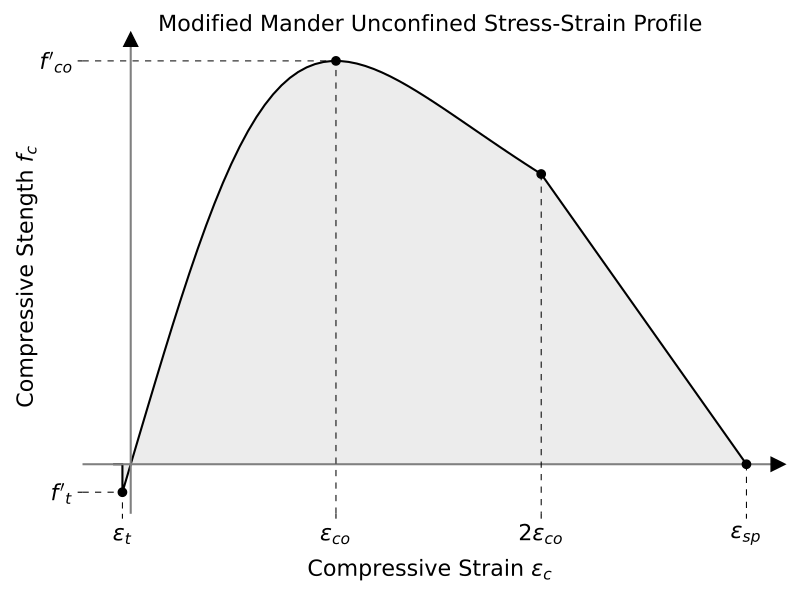

Generate this figure with Python:
import numpy as np
import matplotlib.pyplot as plt
from concreteproperties.design_codes.nzs3101 import NZS3101
import concreteproperties.stress_strain_profile as ssp


def mander_unconfined_plot(render=False):
    """Creates a plot for use in the docstring of ModifiedMander class for unconfined
    concrete to generate a plot with stress-strain parameters shown to aid in
    interpreting class variables.

    :param render: Set to True to plot for testing purposes, note will plot
        automatically in a docstring plot directive when set to default of False
    """
    # create unconfined ModifiedMander stress-strain profile
    design_code = NZS3101()
    compressive_strength = 30
    elastic_modulus = design_code.e_conc(compressive_strength)
    concrete_tensile_strength = design_code.concrete_tensile_strength(
        compressive_strength
    )
    tensile_failure_strain = concrete_tensile_strength / elastic_modulus
    stress_strain_profile = ssp.ModifiedMander(
        elastic_modulus=elastic_modulus,
        compressive_strength=compressive_strength,
        tensile_strength=concrete_tensile_strength,
        sect_type="rect",
        conc_tension=True,
        conc_spalling=True,
    )

    # plot unconfined stress-strain relationship
    ax = stress_strain_profile.plot_stress_strain(
        fmt="-k", render=False, linewidth=1, figsize=(8, 6)
    )

    # add fake origin axes lines
    plt.axvline(linewidth=1.5, color="grey")
    plt.axhline(linewidth=1.5, color="grey")

    # add arrows at end of origin axes
    ax.plot(
        (1),
        (0),
        ls="",
        marker=">",
        ms=10,
        color="k",
        transform=ax.get_yaxis_transform(),
        clip_on=False,
    )
    ax.plot(
        (0),
        (1),
        ls="",
        marker="^",
        ms=10,
        color="k",
        transform=ax.get_xaxis_transform(),
        clip_on=False,
    )

    # add title and axes labels
    plt.title(label="Modified Mander Unconfined Stress-Strain Profile").set_fontsize(16)
    plt.xlabel("Compressive Strain $\\varepsilon_c$", labelpad=10).set_fontsize(16)
    plt.ylabel("Compressive Stength $f_c$", labelpad=0).set_fontsize(16)

    # define data for annotations
    x = [
        -tensile_failure_strain,
        0.002,
        0.004,
        0.006,
    ]
    y = [
        -concrete_tensile_strength,
        compressive_strength,
        stress_strain_profile.stresses[-3],
        0,
    ]
    x_annotation = [
        "$\\varepsilon_{t}$",
        "$\\varepsilon_{co}$",
        "$2\\varepsilon_{co}$",
        "$\\varepsilon_{sp}$",
    ]
    y_label = [
        -concrete_tensile_strength,
        compressive_strength,
    ]
    y_annotation = [
        "$f'_t$",
        "$f'_{co}$",
    ]
    xy_list = zip(x, y)

    # add markers
    plt.plot(x, y, "ok", ms=6)

    # add tick labels for control points
    plt.xticks(x, labels=x_annotation, fontsize=16)
    plt.yticks(y_label, labels=y_annotation, fontsize=16)

    # set min axes extent
    xmin, xmax, ymin, ymax = plt.axis()
    ax.axes.set_xlim(xmin)
    ax.axes.set_ylim(ymin)

    # add line to maximum tension strength f_t at esp_t
    plt.plot(
        [xmin, -tensile_failure_strain, -tensile_failure_strain],
        [-concrete_tensile_strength, -concrete_tensile_strength, ymin],
        "k",
        linewidth=0.75,
        dashes=[6, 6],
    )

    # add line to maximum strength f_co at esp_co
    plt.plot(
        [xmin, 0.002, 0.002],
        [compressive_strength, compressive_strength, ymin],
        "k",
        linewidth=0.75,
        dashes=[6, 6],
    )

    # add line to end of non-linear curve at 2*eps_co
    plt.plot(
        [0.004, 0.004],
        [stress_strain_profile.stresses[-3], ymin],
        "k",
        linewidth=0.75,
        dashes=[6, 6],
    )

    # add line at eps_sp
    plt.plot(
        [0.006, 0.006],
        [0, ymin],
        "k",
        linewidth=0.75,
        dashes=[6, 6],
    )

    # add fill
    plt.fill_between(
        stress_strain_profile.strains,
        stress_strain_profile.stresses,
        0,
        alpha=0.15,
        color="grey",
    )

    # Turn off grid
    plt.grid(False)

    # turn off plot border
    plt.box(False)

    # turn on tight layout
    plt.tight_layout()

    # plot if required for testing purposes
    if render:
        plt.show()
